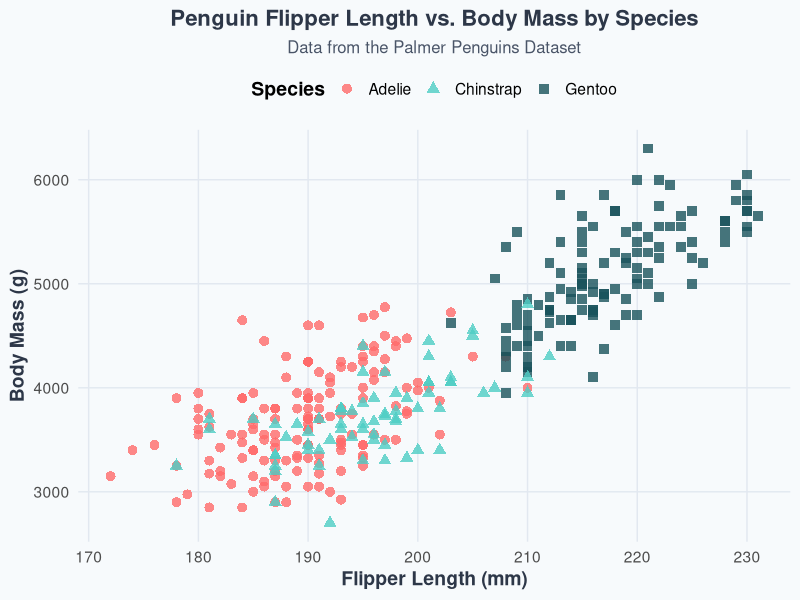

Write the R code that produced this figure.
## ---- chunk 1
suppressPackageStartupMessages(library(tidyverse))
library(palmerpenguins)


## ---- chunk 2

#| label: penguin-plot
library(ggthemes)

# Filter out rows with missing values for flipper_length_mm or body_mass_g
penguins_clean <- penguins %>% 
  drop_na(flipper_length_mm, body_mass_g)

# Create the scatter plot
ggplot(data = penguins_clean, aes(x = flipper_length_mm, y = body_mass_g, color = species, shape = species)) +
  geom_point(size = 3, alpha = 0.8) +
  scale_color_manual(values = c("Adelie" = "#FF6B6B", "Chinstrap" = "#4ECDC4", "Gentoo" = "#1A535C")) +
  scale_shape_manual(values = c("Adelie" = 16, "Chinstrap" = 17, "Gentoo" = 15)) +
  labs(
    title = "Penguin Flipper Length vs. Body Mass by Species",
    subtitle = "Data from the Palmer Penguins Dataset",
    x = "Flipper Length (mm)",
    y = "Body Mass (g)",
    color = "Species",
    shape = "Species"
  ) +
  theme_minimal(base_size = 14) +
  theme(
    plot.title = element_text(hjust = 0.5, face = "bold", size = 16, color = "#2D3748"),
    plot.subtitle = element_text(hjust = 0.5, size = 12, color = "#4A5568"),
    axis.title = element_text(face = "bold", color = "#2D3748"),
    legend.position = "top",
    legend.title = element_text(face = "bold"),
    panel.grid.major = element_line(color = "#E2E8F0", linewidth = 0.5),
    panel.grid.minor = element_blank(),
    plot.background = element_rect(fill = "#F7FAFC", color = NA)
  )

